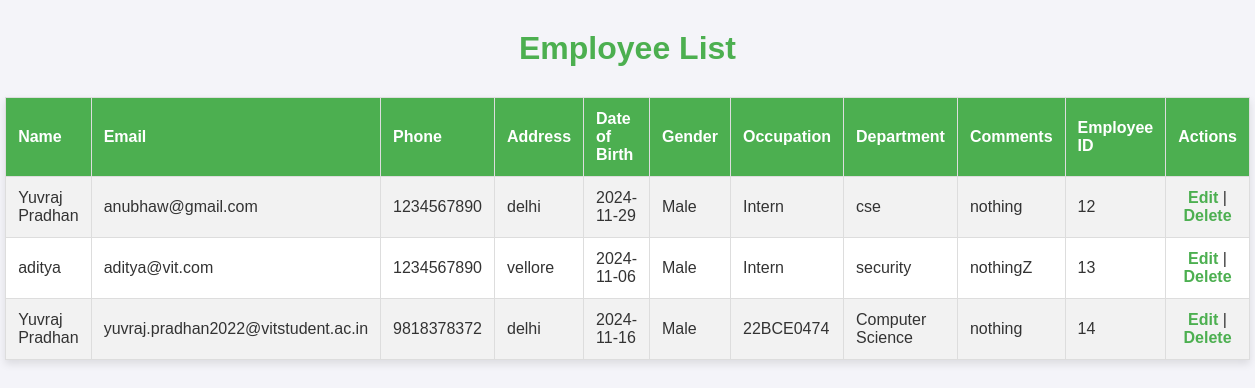
The app's page /view_employees with its own data.
### tables this page shows
CREATE TABLE employee_info (
        employee_id INTEGER PRIMARY KEY AUTOINCREMENT,
        name TEXT NOT NULL,
        email TEXT NOT NULL,
        phone TEXT,
        address TEXT,
        dob TEXT,
        gender TEXT,
        occupation TEXT,
        department TEXT,
        comments TEXT
    );

### app.py (the view)
@app.route('/view_employees', methods=['GET'])
def view_employees():
    connection = get_connection()
    cursor = connection.cursor()
    cursor.execute("SELECT * FROM employee_info")
    employees = cursor.fetchall()
    cursor.close()
    connection.close()
    return render_template('view_employees.html', employees=employees)

### app.py (called while the page is built)
def get_connection():
    connection = sqlite3.connect("database.db")
    connection.row_factory = sqlite3.Row
    return connection

### templates/view_employees.html (shortened to what this page needs)
<!DOCTYPE html>
<html lang="en">
<head>
</head>
<body>
    <h1>Employee List</h1>
    <table>
        <tr>
            <th>Name</th>
            <th>Email</th>
            <th>Phone</th>
            <th>Address</th>
            <th>Date of Birth</th>
            <th>Gender</th>
            <th>Occupation</th>
            <th>Department</th>
            <th>Comments</th>
            <th>Employee ID</th>
            <th>Actions</th>
        </tr>
        {% for employee in employees %}
        <tr>
            <td>{{ employee.name }}</td>
            <td>{{ employee.email }}</td>
            <td>{{ employee.phone }}</td>
            <td>{{ employee.address }}</td>
            <td>{{ employee.dob }}</td>
            <td>{{ employee.gender }}</td>
            <td>{{ employee.occupation }}</td>
            <td>{{ employee.department }}</td>
            <td>{{ employee.comments }}</td>
            <td>{{ employee.employee_id }}</td>
            <td class="action-links">
                <a href="{{ url_for('edit_employee', employee_id=employee.employee_id) }}">Edit</a> |
                <a href="{{ url_for('delete_employee', employee_id=employee.employee_id) }}">Delete</a>
            </td>
        </tr>
        {% endfor %}
    </table>
</body>
</html>

### templates/view_employees.html (style rules this page uses)
body { font-family: Arial, sans-serif; background-color: #f4f4f9; color: #333; margin: 0; padding: 0; }
h1 { text-align: center; margin-top: 30px; color: #4CAF50; }
table { width: 90%; margin: 30px auto; border-collapse: collapse; background-color: #fff; box-shadow: 0 4px 8px rgba(0, 0, 0, 0.1); }
th, td { padding: 12px; text-align: left; border: 1px solid #ddd; }
th { background-color: #4CAF50; color: white; }
tr:nth-child(even) { background-color: #f2f2f2; }
a { color: #4CAF50; text-decoration: none; font-weight: bold; }
.action-links { text-align: center; margin-top: 20px; }

### records on screen
employee_info: name "Yuvraj Pradhan", email "anubhaw@gmail.com", phone "1234567890", address "delhi", dob "2024-11-29", gender "Male", occupation "Intern", department "cse", comments "nothing", employee_id "12"
employee_info: name "aditya", email "aditya@vit.com", phone "1234567890", address "vellore", dob "2024-11-06", gender "Male", occupation "Intern", department "security", comments "nothingZ", employee_id "13"
employee_info: name "Yuvraj Pradhan", email "yuvraj.pradhan2022@vitstudent.ac.in", phone "9818378372", address "delhi", dob "2024-11-16", gender "Male", occupation "22BCE0474", department "Computer Science", comments "nothing", employee_id "14"
